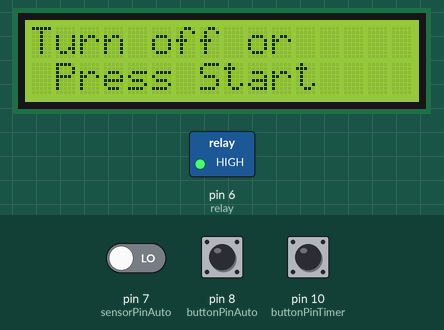
The sketch below on a simulated Arduino Uno, built with avr-gcc and run on an emulated ATmega328P. Parts: 16×2 character LCD, switched loads named in the sketch (green lamp = pin HIGH). The test bench sets the inputs (shaded band); at power-on: pin 8 (buttonPinAuto) LOW, pin 10 (buttonPinTimer) LOW, pin 7 (sensorPinAuto) LOW.

Above: at 1.2 s.
1.3 s: pin 8 (buttonPinAuto) pulled HIGH for 0.15 s
At 2.7 s:
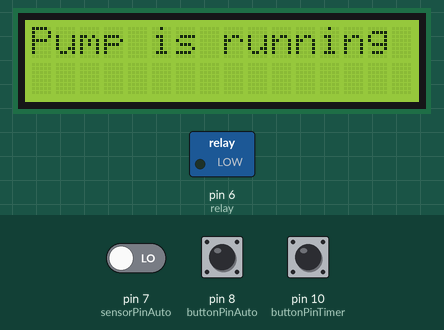
4.4 s: pin 10 (buttonPinTimer) pulled HIGH for 0.15 s
At 5.3 s:
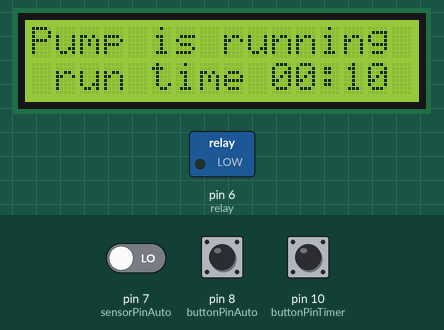
7.5 s: pin 8 (buttonPinAuto) pulled HIGH for 1 s
At 8.8 s:
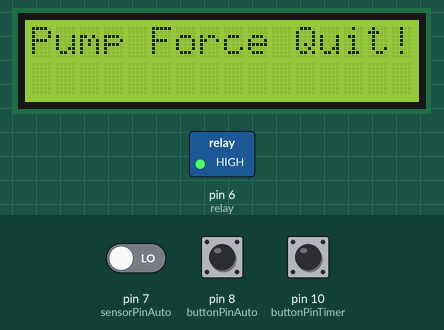
11.5 s: pin 10 (buttonPinTimer) pulled HIGH for 3.2 s
At 14.1 s:
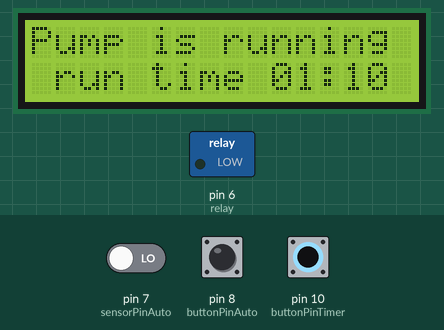
Timing chart, 0 to 15.6 s (numbered marks = the images above; inputs shaded):
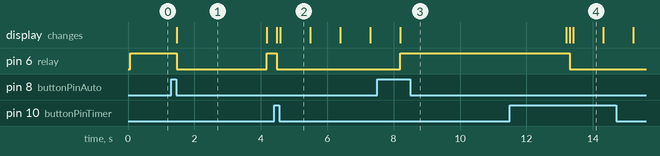

Measured:
- after the input at 1.3 s, pin 6 (relay): HIGH → LOW after 0.17 s, → HIGH 2.7 s later; the display: changes after 0.17 s (image 1)
- after the input at 4.4 s, pin 6 (relay): HIGH → LOW after 0.08 s; the display: first changes after 0.08 s (image 2 shows a later state)
- after the input at 7.5 s, pin 6 (relay): LOW → HIGH after 0.69 s; the display: changes after 0.70 s (image 3)
- after the input at 11.5 s, pin 6 (relay): HIGH → LOW after 1.8 s; the display: first differs from a run without the input after 1.8 s (image 4 shows a later state)
- what the display in image 1 shows lasts 2.7 s, from 1.5 s to 4.2 s
- what the display in image 2 shows lasts 0.9 s, from 4.6 s to 5.5 s

The sketch:

Pump_automation.ino
```cpp
#include <LiquidCrystal.h>

const int rs = 12, en = 11, d4 = 5, d5 = 4, d6 = 3, d7 = 2;
LiquidCrystal lcd(rs, en, d4, d5, d6, d7);
bool go_to_home=false;
bool run_pump=false;
bool go_to_tank_full=false;
bool go_to_stop_screen=false;
bool go_to_overload_screen=false;
const int buttonPinAuto = 8;
const int sensorPinAuto = 7;
const int buttonPinTimer = 10;
int buttonStateTimer = 0;
int sensorStateAuto = 0;
int buttonStateAuto = 0;
const int relay =  6;
long int start_time=0;

int up_time=0;
String up_sec="";
String up_mins="";
String run_time="";


void home_screen(){
  lcd.clear();
  lcd.setCursor(0, 0);
lcd.print("Turn off or");
lcd.setCursor(1, 1);
lcd.print("Press Start");

}

void run_pump_timed(){
  lcd.clear();
  lcd.setCursor(0, 0);
  lcd.print("Pump is running");
while (true){
  buttonStateAuto = digitalRead(buttonPinAuto);
    delay(100);
    buttonStateTimer = digitalRead(buttonPinTimer);

  if (buttonStateAuto == 1) {
    digitalWrite(relay, HIGH);
    lcd.clear();
    lcd.setCursor(0, 0);
  lcd.print("Pump Force Quit!!");
    go_to_home=true;
    delay(5000);
    break;}

  if (buttonStateTimer == 1) {
    start_time=start_time+60;
  }
  up_time=start_time-millis()/1000;
  if (up_time<=0){
    digitalWrite(relay, HIGH);
    go_to_stop_screen=true;
    break;}

  if (up_time/60>=10){up_mins=String(up_time/60);}
  else{up_mins="0"+String(up_time/60);}

  if (up_time%60>=10){up_sec=String(up_time%60);}
  else{up_sec="0"+String(up_time%60);}

  run_time="run time "+String(up_mins)+":"+String(up_sec);
 lcd.setCursor(1, 1);
lcd.print(run_time);
delay(800);
}
}
void run_pump_func(){

  lcd.clear();
  lcd.setCursor(0, 0);
  lcd.print("Pump is running");
  delay(2500);
while (true){
 buttonStateAuto = digitalRead(buttonPinAuto);
   if (buttonStateAuto == 1) {
    digitalWrite(relay, HIGH);
    lcd.clear();
    lcd.setCursor(0, 0);
  lcd.print("Pump Force Quit!!");
    go_to_home=true;
    delay(5000);
    break;}

  lcd.setCursor(1, 1);
  sensorStateAuto=0;
  up_time=(millis()-start_time)/1000;
  for(int i=0;i<20;i++){
    sensorStateAuto += digitalRead(sensorPinAuto);
    delay(10);
    }

   if (sensorStateAuto<5){
    digitalWrite(relay, HIGH);
    go_to_tank_full=true;
    break;}

  if (up_time/60>=25){
    digitalWrite(relay, HIGH);
    go_to_overload_screen=true;
    break;}

  if (up_time/60>=10){up_mins=String(up_time/60);}
  else{up_mins="0"+String(up_time/60);}

  if (up_time%60>=10){up_sec=String(up_time%60);}
  else{up_sec="0"+String(up_time%60);}

  run_time="Up time "+String(up_mins)+":"+String(up_sec);
lcd.print(run_time);
delay(800);
}

}


void overload_screen(){
  lcd.clear();
  lcd.setCursor(0, 0);
lcd.print("Over load !!!");
lcd.setCursor(0, 1);
lcd.print("Restart or Off");}
void tank_full_screen(){
  lcd.clear();
  lcd.setCursor(0, 0);
lcd.print("Tank Full!!");
lcd.setCursor(0, 1);
lcd.print("Restart or Off");}

void stop_screen(){
  lcd.clear();
  lcd.setCursor(0, 0);
lcd.print("Time Finished !!!");
lcd.setCursor(0, 1);
lcd.print("Restart or Off");}


void setup() {
  lcd.begin(16, 2);
  go_to_home=true;
  digitalWrite(relay, HIGH);
  pinMode(relay, OUTPUT);

}

void loop() {

    if (go_to_overload_screen==true) {
    overload_screen();
    go_to_overload_screen=false;}
    if(go_to_tank_full==true){
      tank_full_screen();
      go_to_tank_full=false;
      }
  if (go_to_home==true){
  home_screen();
  go_to_home=false;
}

if (go_to_stop_screen==true){
  stop_screen();
    go_to_stop_screen=false;}

    buttonStateAuto = digitalRead(buttonPinAuto);
    delay(100);
    buttonStateTimer = digitalRead(buttonPinTimer);

  if (buttonStateAuto == 1) {
    digitalWrite(relay, LOW);
    start_time=millis();
    run_pump_func();}

  if (buttonStateTimer == 1) {
    digitalWrite(relay, LOW);
    start_time=millis()/1000+10;
    run_pump_timed();
}

}
```
